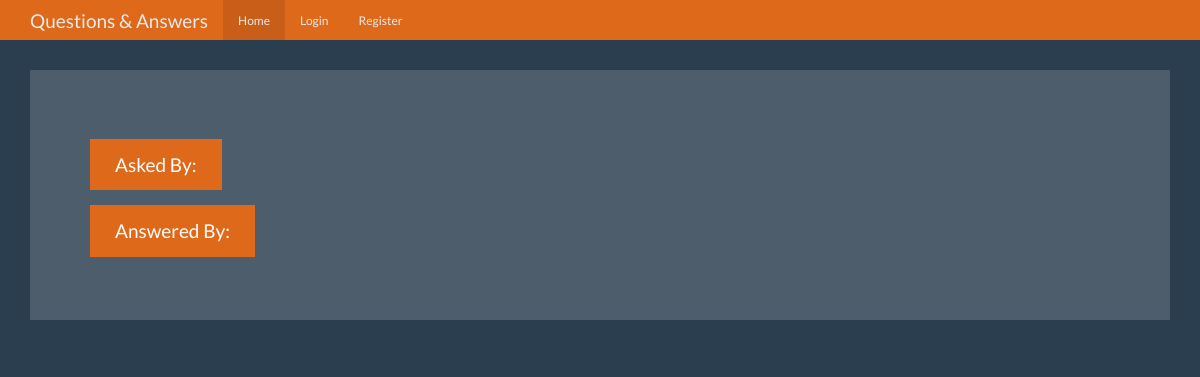
Before: /question/1 with the older database file.
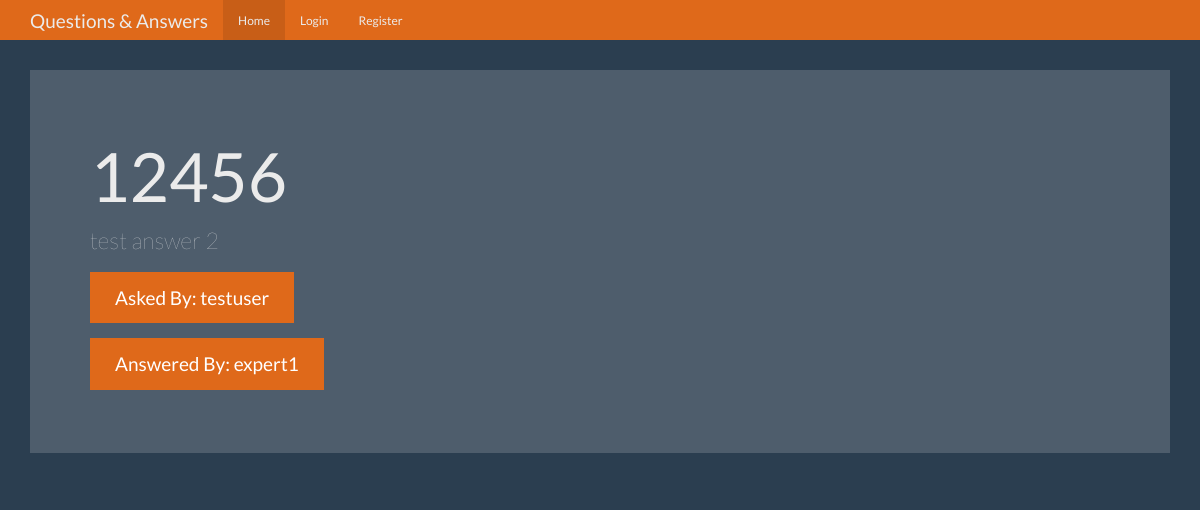
After: the same page with the newer database file.
### tables this page shows
CREATE TABLE questions (
    id integer primary key autoincrement,
    question_text text not null,
    answer_text text,
    asked_by_id integer not null,
    expert_id integer not null
);

CREATE TABLE "users" (
  "id" integer PRIMARY KEY AUTOINCREMENT,
  "name" text NOT NULL,
  "password" text NOT NULL,
  "expert" boolean NOT NULL,
  "admin" boolean NOT NULL
);

### app.py (the view)
@app.route('/question/<question_id>')
def question(question_id):
    user = get_current_user()
    db = get_db()
    question_cur = db.execute('select questions.question_text, questions.answer_text, askers.name as asker_name, '
                              'experts.name as expert_name from questions '
                              'join users as askers on askers.id = questions.asked_by_id '
                              'join users as experts on experts.id = questions.expert_id '
                              'where questions.id = ?', [question_id])
    question_result = question_cur.fetchone()
    return render_template('question.html', user=user, question=question_result)

### app.py (called while the page is built)
def get_current_user():
    user_result = None
    if 'user' in session:
        user = session['user']
        db = get_db()
        user_cur = db.execute('select id, name, password, expert, admin from users where name = ?', [user])
        user_result = user_cur.fetchone()
    return user_result

### database.py (called while the page is built)
def connect_db():
    sql = sqlite3.connect('q&a.db')
    sql.row_factory = sqlite3.Row
    return sql

def get_db():
    if not hasattr(g, 'sqlite3_db'):
        g.sqlite_db = connect_db()
    return g.sqlite_db

### templates/question.html (shortened to what this page needs)
{% extends "base.html" %}
{% from "show_links.html" import show_links %}
{% block nav %}
    {{ show_links(user) }}
{% endblock %}
{% block body %}
    <div class="jumbotron">
        <h1>{{ question['question_text'] }}</h1>
        <p>{{ question['answer_text'] }}</p>
        <p><a class="btn btn-primary btn-lg">Asked By: {{ question['asker_name'] }}</a></p>
        <p><a class="btn btn-primary btn-lg">Answered By: {{ question['expert_name'] }}</a></p>
    </div>
{% endblock %}

Changed rows visible on the page:
added questions: question_text "12456", answer_text "test answer 2"
added users: asker_name "testuser"
now on this page (row unchanged): users: expert_name "expert1"
